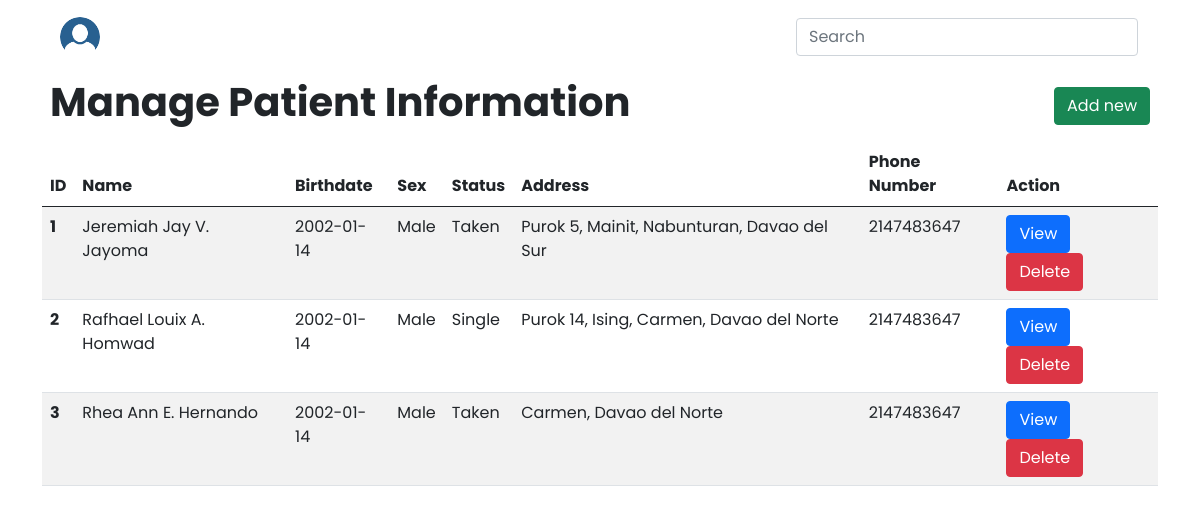
/hms/home.php, run on the app's committed database.
### tables this page shows
CREATE TABLE `patientinformation` (
  `patientID` int(11) NOT NULL,
  `firstName` varchar(50) NOT NULL,
  `middleName` varchar(50) NOT NULL,
  `lastName` varchar(50) NOT NULL,
  `dateOfBirth` date NOT NULL,
  `gender` varchar(8) NOT NULL,
  `maritalStatus` varchar(50) NOT NULL,
  `p_address` varchar(100) NOT NULL,
  `contactNumber` int(11) NOT NULL,
  `height` int(11) NOT NULL,
  `weight` int(11) NOT NULL,
  `allergies` varchar(50) NOT NULL,
  `operations` varchar(50) NOT NULL,
  `medications` varchar(50) NOT NULL
);

### hms/includes/dbs.inc.php (called while the page is built)
<?php
function connection()
{
    $dbServerName = "localhost";
    $dbUsername = "root";
    $dbPassword = "password";
    $dbName = "hospitalmanagementsystem";
    $conn = new mysqli($dbServerName, $dbUsername, $dbPassword, $dbName, 3307);
    if ($conn->connect_error) {
        echo $conn->connect_error;
    } else {
        return $conn;
    }
}
$conn = connection();
$sql = "SELECT * FROM patientinformation";
$patientInformation = $conn->query($sql) or die($conn->error);
$row = $patientInformation->fetch_assoc();

### hms/home.php (the view, shortened to what this page needs)
<?php
include_once 'includes/dbs.inc.php';
?>
<!DOCTYPE html>
<html lang="en">
<head>
	<link rel="stylesheet" type="text/css" href="css/bootstrap.min.css">
	<link rel="stylesheet" type="text/css" href="css/font.css">
</head>
<body>
	<nav class="container navbar navbar-expand-lg mt-2">
		<div class="container-fluid">
			<button type="button" style="text-decoration: none; border: none; background-color: white; " data-bs-toggle="modal" data-bs-target="#exampleModal">
				<img src="./img/PngItem_1468479.png" style="border-radius: 100%;" height="40px">
			</button>
			<div class="d-flex justify-content-end">
				<form class=" d-flex">
					<input class="form-control me-2" id="myInput" name="search" type="search" placeholder="Search" onkeyup="myFunction()" aria-label="Search">
				</form>
			</div>
		</div>
	</nav>
	<div class="container mt-1">
		<div class="p-2 d-flex justify-content-between d-flex align-items-center">
			<div>
				<h1 class="fw-bold">Manage Patient Information</h1>
			</div>
			<div>
				<a href="add.php" type="button" class="btn btn-success">Add new</a>
			</div>
		</div>
		<table class="table table-striped" id="myTable">
			<thead>
				<tr>
					<th scope="col">ID</th>
					<th scope="col">Name</th>
					<th scope="col">Birthdate</th>
					<th scope="col">Sex</th>
					<th scope="col">Status</th>
					<th scope="col">Address</th>
					<th scope="col">Phone Number</th>
					<th scope="col">Action</th>
				</tr>
			</thead>
			<tbody>
				<?php do { ?>
					<tr>
						<th scope="row"><?php echo $row['patientID'] . "<br>"; ?></th>
						<td><?php echo $row['firstName'] . " " . $row['middleName'] .  " " . $row['lastName'] . "<br>"; ?></td>
						<td><?php echo $row['dateOfBirth'] . "<br>"; ?></td>
						<td><?php echo $row['gender'] . "<br>"; ?></td>
						<td><?php echo $row['maritalStatus'] . "<br>"; ?></td>
						<td><?php echo $row['p_address'] . "<br>"; ?></td>
						<td><?php echo $row['contactNumber'] . "<br>"; ?></td>
						<td>
							<a href="view.php?ID=<?php echo $row['patientID'] ?>" type="button" class="btn btn-primary">View</a>
							<a href="delete.php?ID=<?php echo $row['patientID'] ?>" type="button" class="btn btn-danger">Delete</a>
						</td>
					</tr>
				<?php } while ($row = $patientInformation->fetch_assoc()) ?>
			</tbody>
		</table>
	</div>
</body>
</html>

### data on the page
patientinformation: patientID "1", firstName "Jeremiah Jay", middleName "V.", lastName "Jayoma", dateOfBirth "2002-01-14", gender "Male", maritalStatus "Taken", p_address "Purok 5, Mainit, Nabunturan, Davao del Sur", contactNumber "2147483647"
patientinformation: patientID "2", firstName "Rafhael Louix", middleName "A.", lastName "Homwad", dateOfBirth "2002-01-14", gender "Male", maritalStatus "Single", p_address "Purok 14, Ising, Carmen, Davao del Norte", contactNumber "2147483647"
patientinformation: patientID "3", firstName "Rhea Ann", middleName "E.", lastName "Hernando", dateOfBirth "2002-01-14", gender "Male", maritalStatus "Taken", p_address "Carmen, Davao del Norte", contactNumber "2147483647"
